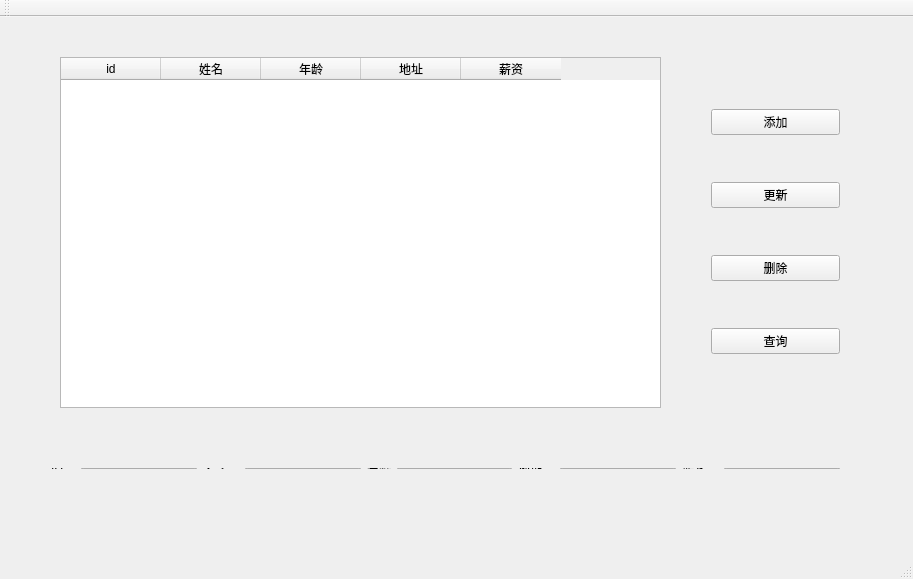
<?xml version="1.0" encoding="UTF-8"?>
<ui version="4.0">
 <class>staffsystem</class>
 <widget class="QMainWindow" name="staffsystem">
  <property name="geometry">
   <rect>
    <x>0</x>
    <y>0</y>
    <width>913</width>
    <height>579</height>
   </rect>
  </property>
  <property name="windowTitle">
   <string>staffsystem</string>
  </property>
  <widget class="QWidget" name="centralWidget">
   <widget class="QTableWidget" name="tableWidget">
    <property name="geometry">
     <rect>
      <x>60</x>
      <y>40</y>
      <width>601</width>
      <height>351</height>
     </rect>
    </property>
    <column>
     <property name="text">
      <string>id</string>
     </property>
    </column>
    <column>
     <property name="text">
      <string>姓名</string>
     </property>
    </column>
    <column>
     <property name="text">
      <string>年龄</string>
     </property>
    </column>
    <column>
     <property name="text">
      <string>地址</string>
     </property>
    </column>
    <column>
     <property name="text">
      <string>薪资</string>
     </property>
    </column>
   </widget>
   <widget class="QWidget" name="layoutWidget">
    <property name="geometry">
     <rect>
      <x>700</x>
      <y>40</y>
      <width>151</width>
      <height>351</height>
     </rect>
    </property>
    <layout class="QVBoxLayout" name="verticalLayout">
     <item>
      <widget class="QPushButton" name="add_Btn">
       <property name="text">
        <string>添加</string>
       </property>
      </widget>
     </item>
     <item>
      <widget class="QPushButton" name="renew_Btn">
       <property name="text">
        <string>更新</string>
       </property>
      </widget>
     </item>
     <item>
      <widget class="QPushButton" name="delete_Btn">
       <property name="text">
        <string>删除</string>
       </property>
      </widget>
     </item>
     <item>
      <widget class="QPushButton" name="check_Btn">
       <property name="text">
        <string>查询</string>
       </property>
      </widget>
     </item>
    </layout>
   </widget>
   <widget class="QWidget" name="layoutWidget_2">
    <property name="geometry">
     <rect>
      <x>40</x>
      <y>440</y>
      <width>811</width>
      <height>23</height>
     </rect>
    </property>
    <layout class="QHBoxLayout" name="horizontalLayout">
     <item>
      <widget class="QLabel" name="label">
       <property name="text">
        <string>ID：</string>
       </property>
      </widget>
     </item>
     <item>
      <widget class="QLineEdit" name="ID_lineEdit"/>
     </item>
     <item>
      <widget class="QLabel" name="label_2">
       <property name="text">
        <string>名字：</string>
       </property>
      </widget>
     </item>
     <item>
      <widget class="QLineEdit" name="name_lineEdit"/>
     </item>
     <item>
      <widget class="QLabel" name="label_5">
       <property name="text">
        <string>年龄</string>
       </property>
      </widget>
     </item>
     <item>
      <widget class="QLineEdit" name="age_lineEdit_2"/>
     </item>
     <item>
      <widget class="QLabel" name="label_3">
       <property name="text">
        <string>地址：</string>
       </property>
      </widget>
     </item>
     <item>
      <widget class="QLineEdit" name="address_lineEdit"/>
     </item>
     <item>
      <widget class="QLabel" name="label_4">
       <property name="text">
        <string>薪水：</string>
       </property>
      </widget>
     </item>
     <item>
      <widget class="QLineEdit" name="salary_lineEdit"/>
     </item>
    </layout>
   </widget>
  </widget>
  <widget class="QMenuBar" name="menuBar">
   <property name="geometry">
    <rect>
     <x>0</x>
     <y>0</y>
     <width>913</width>
     <height>26</height>
    </rect>
   </property>
  </widget>
  <widget class="QToolBar" name="mainToolBar">
   <attribute name="toolBarArea">
    <enum>TopToolBarArea</enum>
   </attribute>
   <attribute name="toolBarBreak">
    <bool>false</bool>
   </attribute>
  </widget>
  <widget class="QStatusBar" name="statusBar"/>
 </widget>
 <layoutdefault spacing="6" margin="11"/>
 <resources/>
 <connections/>
</ui>
